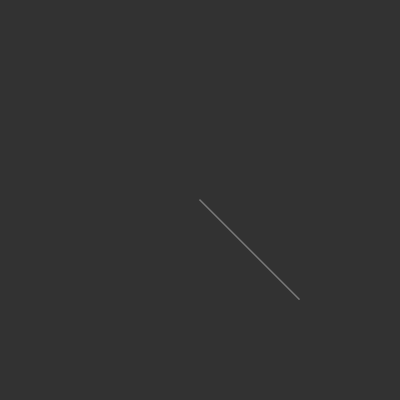
Frame 1 (no input)
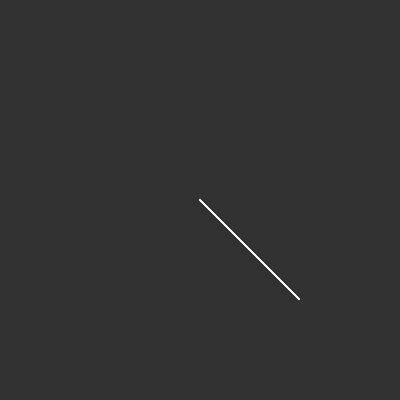
Frame 60 (no input)
Frame 120 (the mouse pressed at the canvas centre since frame 60): identical to frame 60, image omitted

The p5.js sketch that drew these frames (run headless with seeded random() and noise() and a simulated clock; from frame 60 on, the mouse is pressed at the canvas centre):

// p5.js sketch
// ── sketch.js
var x = [];
var y = [];

function setup() 
{
  createCanvas(400, 400);
  background(50);
  domain();
  f();
}

function draw() 
{
    translate(width/2,height/2);
    stroke(255);
    for (let i = 0; i < 100; i++)
    {
        point(x[i], y[i]);
    }
}

function domain()
{
    for (let i = 0; i < 100; i++)
    {
        x[i] = i;
    }
}

function f()
{
    for (let i = 0; i < x.length; i++)
    {
        y[i] = x[i];
    }
}
